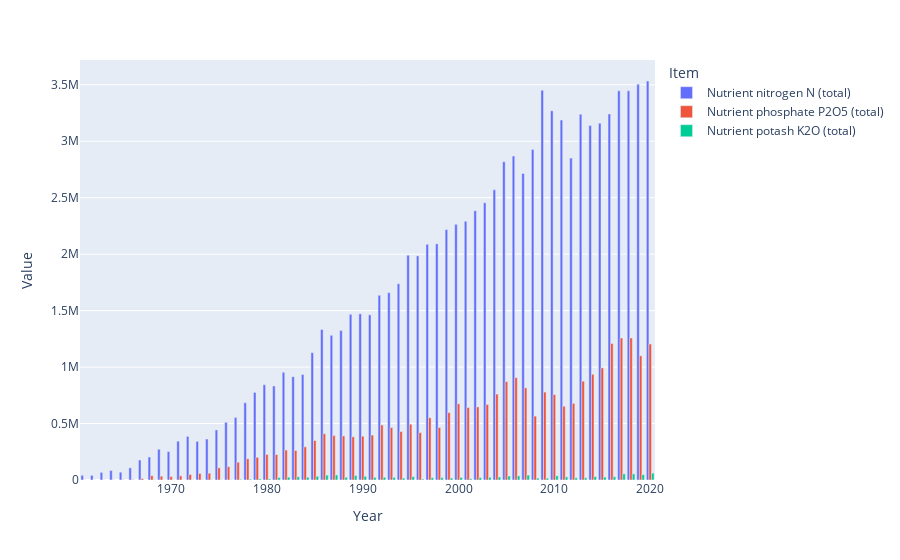

Notebook code for this chart:
### Code cell
px.bar(df_fur_clean,x='Year',y='Value',color='Item',barmode='group')
